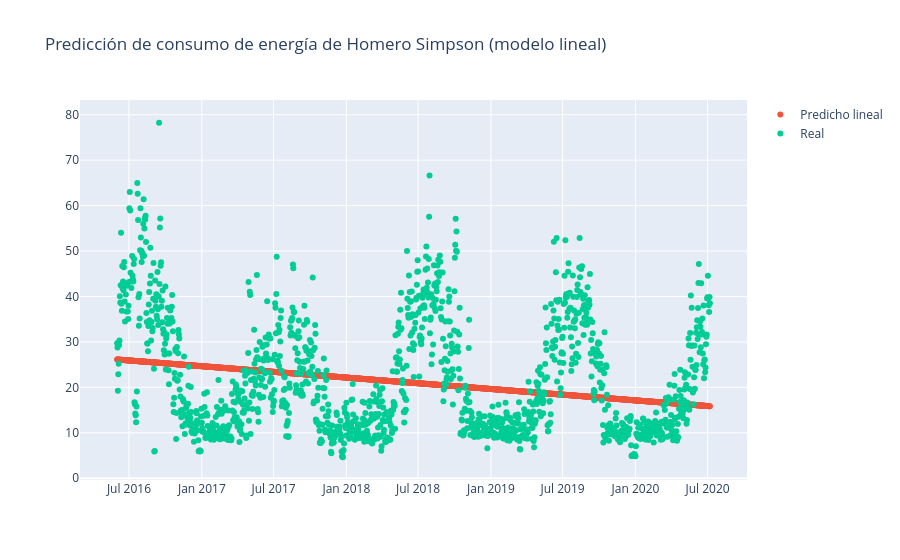

Write notebook code for a chart like this one.
### Code cell
y_pred_train=Pipeline_trend.predict(X_train)
y_pred_test=Pipeline_trend.predict(X_test)
y_pred=pd.concat([pd.Series(y_pred_train, index=y_train.index), 
                        pd.Series(y_pred_test, index=y_test.index)]).reset_index(drop=True)
X =pd.concat([X_train, X_test]).reset_index(drop=True)
y=pd.concat([y_train, y_test]).reset_index(drop=True)
plt=px.line(title='Predicción de consumo de energía de Homero Simpson (modelo lineal)')
plt.add_scatter(x=X['date'], y=y_pred, mode='markers', name='Predicho lineal')
plt.add_scatter(x=X['date'], y=y, mode='markers', name='Real')
plt.show()

### Figure 1 — Plotly figure (JSON) as saved in the notebook; plotly's stock layout.template omitted (floating-point values rounded to 4 significant figures; data arrays with more than 128 entries replaced by an {"elided": "..."} marker saying what was removed)
{"data": [{"hovertemplate": "<extra></extra>", "legendgroup": "", "line": {"color": "#636efa", "dash": "solid"}, "marker": {"symbol": "circle"}, "mode": "lines", "name": "", "orientation": "v", "showlegend": false, "type": "scatter", "xaxis": "x", "yaxis": "y"}, {"mode": "markers", "name": "Predicho lineal", "type": "scatter", "x": {"elided": "1498 str values"}, "y": {"elided": "1498 float values"}}, {"mode": "markers", "name": "Real", "type": "scatter", "x": {"elided": "1498 str values"}, "y": {"elided": "1498 float values"}}], "layout": {"legend": {"tracegroupgap": 0}, "title": {"text": "Predicción de consumo de energía de Homero Simpson (modelo lineal)"}, "xaxis": {"anchor": "y", "domain": [0, 1]}, "yaxis": {"anchor": "x", "domain": [0, 1]}}}
